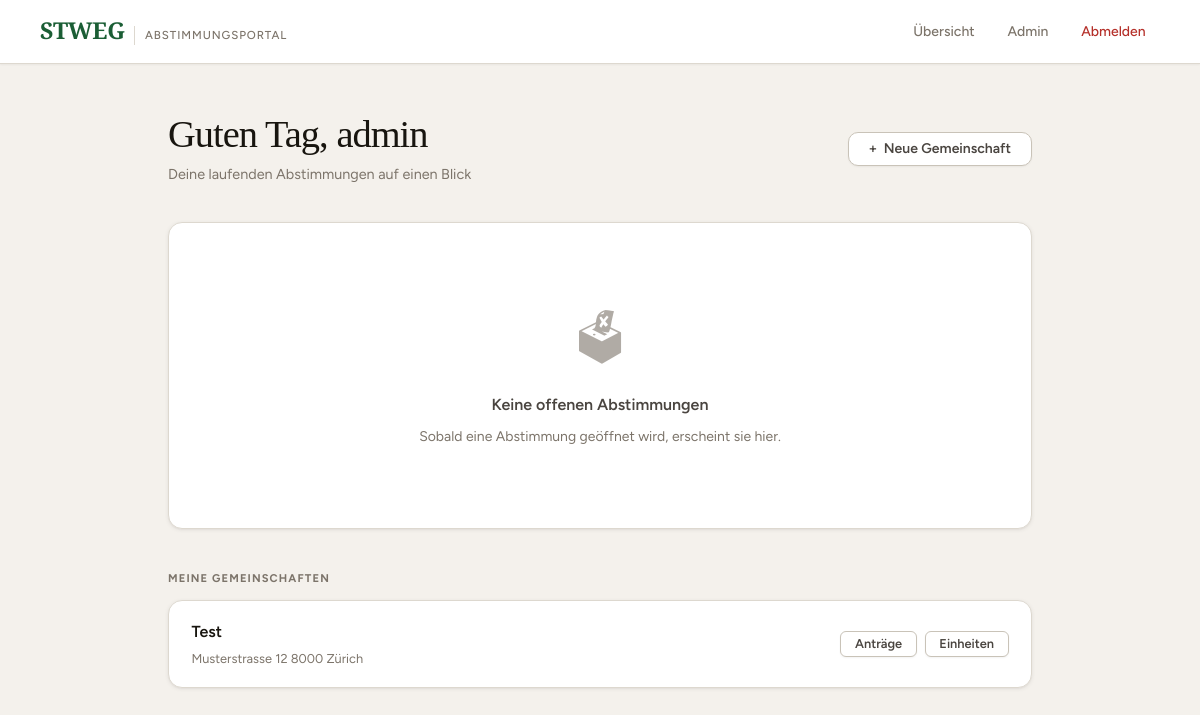
The app's page /dashboard/ (signed in), older data.
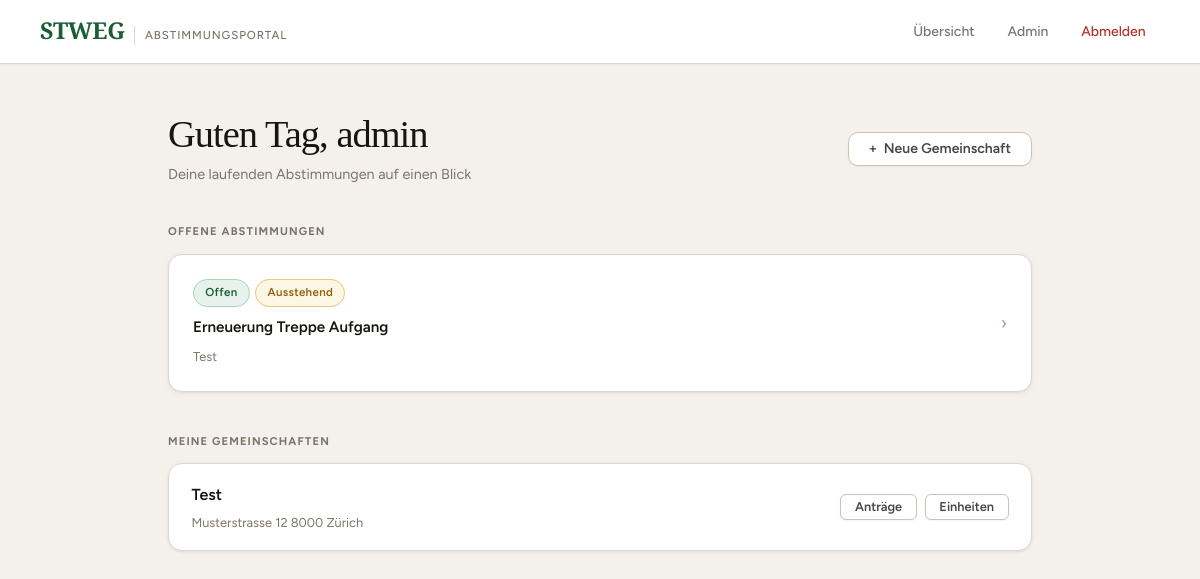
The same page, newer data.
### voting/models.py (models this page shows, shortened)
class Community(models.Model):
    name       = models.CharField(max_length=200)
    address    = models.TextField()
    created_at = models.DateTimeField(auto_now_add=True)
    created_by = models.ForeignKey(
        User, on_delete=models.SET_NULL, null=True, blank=True,
        related_name='created_communities',
    )
    quorum = models.DecimalField(
        max_digits=5, decimal_places=1, default=Decimal('0'),
        verbose_name="Quorum (‰)",
        help_text="Mindest-Beteiligung in Wertquoten ‰ für gültige Abstimmung (0 = kein Quorum)",
    )
    def is_admin(self, user):
        return (
            self.created_by == user
            or user.is_staff
            or self.memberships.filter(
                user=user, role=CommunityMembership.Role.MANAGER
            ).exists()
        )
    class Meta:
        verbose_name        = "Gemeinschaft"
        verbose_name_plural = "Gemeinschaften"

class Proposal(models.Model):
    class Status(models.TextChoices):
        DRAFT  = 'draft',  'Entwurf'
        OPEN   = 'open',   'Offen'
        CLOSED = 'closed', 'Abgeschlossen'
    class MajorityType(models.TextChoices):
        SIMPLE    = 'simple',    'Einfaches Mehr (nur Köpfe)'
        ABSOLUTE  = 'absolute',  'Absolutes Mehr (Köpfe + Wertquoten)'
        QUALIFIED = 'qualified', 'Qualifiziertes Mehr (2/3 Köpfe + 2/3 Wertquoten)'
        UNANIMOUS = 'unanimous', 'Einstimmigkeit (alle Eigentümer müssen Ja stimmen)'
    community     = models.ForeignKey(Community, on_delete=models.CASCADE, related_name='proposals')
    created_by    = models.ForeignKey(
        User, on_delete=models.SET_NULL, null=True, related_name='created_proposals',
    )
    title         = models.CharField(max_length=300, verbose_name="Titel")
    description   = models.TextField(verbose_name="Beschreibung")
    majority_type = models.CharField(
        max_length=10, choices=MajorityType.choices, default=MajorityType.ABSOLUTE,
        verbose_name="Mehrheitsart",
    )
    status     = models.CharField(max_length=10, choices=Status.choices, default=Status.DRAFT)
    created_at = models.DateTimeField(auto_now_add=True)
    opened_at  = models.DateTimeField(null=True, blank=True)
    closed_at  = models.DateTimeField(null=True, blank=True)
    deadline   = models.DateTimeField(null=True, blank=True, verbose_name="Abstimmungsfrist")
    def open(self):
        self.status    = self.Status.OPEN
        self.opened_at = timezone.now()
        self.save()
    class Meta:
        verbose_name        = "Antrag"
        verbose_name_plural = "Anträge"
        ordering            = ['-created_at']

### voting/views.py (the view)
# urls.py: path('dashboard/', views.dashboard, name='dashboard'),
@login_required
def dashboard(request):
    communities = Community.objects.filter(
        Q(units__owner=request.user)
        | Q(created_by=request.user)
        | Q(memberships__user=request.user)
    ).distinct()
    user_units = Unit.objects.filter(owner=request.user)
    proxy_proposal_ids = Proxy.objects.filter(
        delegate=request.user,
        proposal__status=Proposal.Status.OPEN,
    ).values_list('proposal_id', flat=True)
    open_proposals = Proposal.objects.filter(
        Q(community__in=communities, status=Proposal.Status.OPEN)
        | Q(id__in=proxy_proposal_ids)
    ).distinct().order_by('deadline')
    voted_counts = {}
    unit_counts  = {}
    for proposal in open_proposals:
        own_units   = user_units.filter(community=proposal.community)
        proxy_units = Unit.objects.filter(
            proxies__proposal=proposal, proxies__delegate=request.user,
        )
        all_ids = (
            set(own_units.values_list('id', flat=True))
            | set(proxy_units.values_list('id', flat=True))
        )
        voted_counts[proposal.id] = Vote.objects.filter(
            proposal=proposal, unit__id__in=all_ids,
        ).count()
        unit_counts[proposal.id] = len(all_ids)
    admin_community_ids = set(
        c.id for c in communities if c.is_admin(request.user)
    )
    pending_drafts = Proposal.objects.filter(
        community__id__in=admin_community_ids,
        status=Proposal.Status.DRAFT,
    ).exclude(
        created_by=request.user,
    ).select_related('community', 'created_by').order_by('created_at')
    return render(request, 'voting/dashboard.html', {
        'communities':         communities,
        'open_proposals':      open_proposals,
        'voted_counts':        voted_counts,
        'unit_counts':         unit_counts,
        'pending_drafts':      pending_drafts,
        'admin_community_ids': admin_community_ids,
    })

### voting/templatetags/voting_extras.py (called while the page is built)
@register.filter
def get_item(dictionary, key):
    if isinstance(dictionary, dict):
        return dictionary.get(key, 0)
    return 0

### voting/templates/voting/dashboard.html (shortened to what this page needs)
{% extends "voting/base.html" %}
{% load voting_extras %}
{% block content %}
<div class="page-header flex-between">
    <div>
        <h1>Guten Tag, {{ user.first_name|default:user.username }}</h1>
        <p>Deine laufenden Abstimmungen auf einen Blick</p>
    </div>
    {% if user.is_staff %}
    <a href="{% url 'voting:community_create' %}" class="btn btn-outline">
        <span>+</span> Neue Gemeinschaft
    </a>
    {% endif %}
</div>
{% if open_proposals %}
<div class="section-label" {% if pending_drafts %}style="margin-top:2rem;"{% endif %}>Offene Abstimmungen</div>
{% for proposal in open_proposals %}
{% with voted=voted_counts|get_item:proposal.id total=unit_counts|get_item:proposal.id %}
<a href="{% url 'voting:proposal_detail' proposal.pk %}" class="card-link">
    <div class="card card-interactive">
        <div class="flex-between items-center">
            <div style="flex:1;min-width:0;">
                <div class="flex items-center gap-xs" style="margin-bottom:0.55rem;flex-wrap:wrap;">
                    <span class="badge badge-open">Offen</span>
                    {% if voted == total and total > 0 %}
                        <span class="badge badge-done">✓ Vollständig abgestimmt</span>
                    {% elif voted > 0 %}
                        <span class="badge badge-pending">{{ voted }}/{{ total }} abgestimmt</span>
                    {% else %}
                        <span class="badge badge-pending">Ausstehend</span>
                    {% endif %}
                </div>
                <div class="card-title">{{ proposal.title }}</div>
                <div class="card-meta" style="margin-top:0.2rem;">
                    {{ proposal.community.name }}
                </div>
            </div>
            <span style="color:var(--border-strong);font-size:1.1rem;margin-left:1rem;flex-shrink:0;">›</span>
        </div>
    </div>
</a>
{% endwith %}
{% endfor %}
{% else %}
{% if not pending_drafts %}
<div class="card">
    <div class="empty-state">
        <span class="empty-state-icon">🗳</span>
        <div class="empty-state-title">Keine offenen Abstimmungen</div>
        <div class="empty-state-sub">Sobald eine Abstimmung geöffnet wird, erscheint sie hier.</div>
    </div>
</div>
{% endif %}
{% endif %}
{% if communities %}
<div class="section-label" style="margin-top:2.5rem;">Meine Gemeinschaften</div>
{% for community in communities %}
{% with unassigned=unassigned_counts|get_item:community.id %}
<div class="card" style="padding:1.1rem 1.4rem;margin-bottom:0.6rem;">
    <div class="flex-between items-center">
        <div style="flex:1;min-width:0;">
            <div style="display:flex;align-items:center;gap:0.6rem;flex-wrap:wrap;margin-bottom:0.2rem;">
                <span style="font-size:1rem;font-weight:600;color:var(--text);">{{ community.name }}</span>
            </div>
            <div class="card-meta">{{ community.address }}</div>
        </div>
        <div class="flex gap-1" style="flex-shrink:0;margin-left:1rem;">
            <a href="{% url 'voting:proposal_list' community.id %}" class="btn btn-outline btn-sm">Anträge</a>
            {% if community.id in admin_community_ids %}
            <a href="{% url 'voting:unit_manage' community.id %}" class="btn btn-outline btn-sm">Einheiten</a>
            {% endif %}
        </div>
    </div>
</div>
{% endwith %}
{% endfor %}
{% endif %}
{% endblock %}

Row changes from the older to the newer data that the page shows:
added Proposal: title "Erneuerung Treppe Aufgang", community.name "Test"
Text that changed along with them:
text no longer shown: "🗳 Keine offenen Abstimmungen Sobald eine Abstimmung geöffnet wird, erscheint sie hier."
text now shown: "OFFENE ABSTIMMUNGEN"
